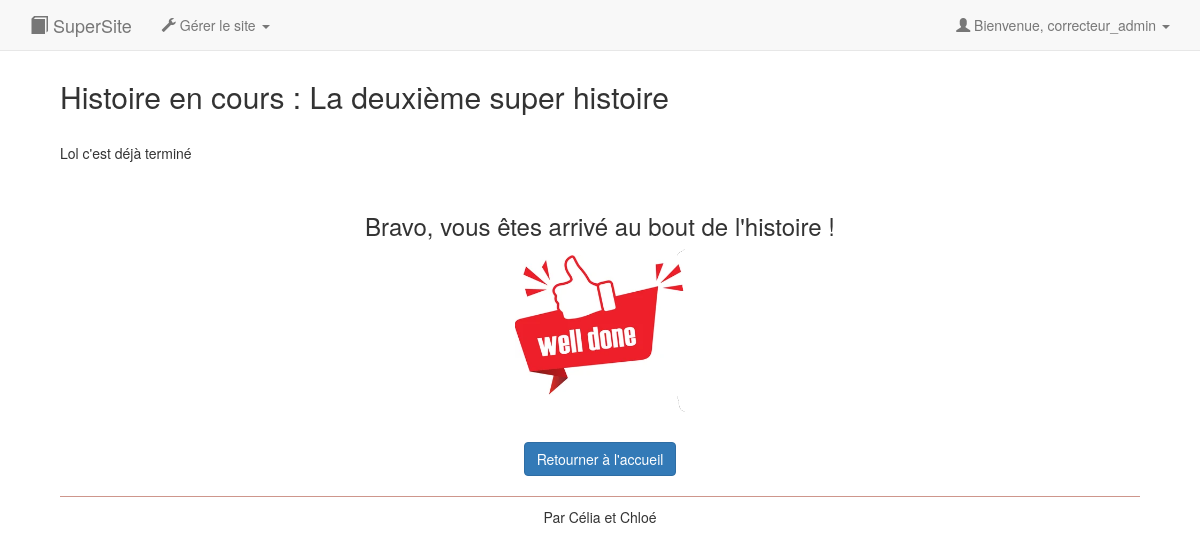
Screenshot of /hist.php?id_hist=2&id_sit=14 (signed in) with the database file from the repository.
### tables this page shows
CREATE TABLE `histoire` (
  `id_hist` int(11) NOT NULL,
  `titre` varchar(50) NOT NULL,
  `image` varchar(20) NOT NULL,
  `description` varchar(700) NOT NULL,
  `affichee` tinyint(1) NOT NULL DEFAULT 1,
  `id_sit_initiale` int(11) NOT NULL,
  `id_sit_finale` int(11) NOT NULL
);

CREATE TABLE `situation` (
  `id_sit` int(11) NOT NULL,
  `paragraphe` varchar(2000) NOT NULL,
  `id_hist` int(11) NOT NULL
);

### hist.php (the view, shortened to what this page needs)
<!doctype html>
<html>
<?php
    require "connect.php";
    require "head.php";
    if(isset($_GET['id_hist']) and isset($_GET['id_sit'])){
        $id_hist = $_GET['id_hist'];
        $id_sit = $_GET['id_sit'];
    }
    if ($BDD){
        $req_hist = "SELECT * FROM histoire WHERE id_hist=:unIDhist";
        $rep_hist = $BDD->prepare($req_hist);
        $rep_hist->execute(array("unIDhist"=>$id_hist));
        $histoire = $rep_hist->fetch();
        $req_sit = "SELECT * FROM situation WHERE id_hist=:unIDhist and id_sit=:unIDsit";
        $rep_sit = $BDD->prepare($req_sit);
        $rep_sit->execute(array(
            "unIDhist"=>$id_hist,
            "unIDsit"=>$id_sit
        ));
        $situation = $rep_sit->fetch();
    }
?>
    <body>
        <div class="container">
            <?php require_once "header.php"; ?>
            <div>
                <h2> Histoire en cours : <?= $histoire['titre'] ?> </h2>
                <br/>
            </div>
            <div class=" paragraph">
                <p>
                    <?php echo $situation['paragraphe'];?>
                </p>
            </div>
            <br>
        <?php if ($histoire['id_sit_finale'] == $situation['id_sit']){ ?>
            <div class = "paragraph text-center">
                <h3>Bravo, vous êtes arrivé au bout de l'histoire !</h3>
                <p class="text-center">
                    <img class="responsive-image" src="img/welldone.png" width="170"/>
                </p>
                <br>
                <a class="btn btn-default btn-primary" href="index.php">Retourner à l'accueil</a>
            </div>
        <?php
        }
        ?>
        <br>
        <?php require_once "footer.php"?>
    </body>
</html>

### css/style.css (style rules this page uses)
body { padding: 5%; }
.paragraph { background-color :rgba(255, 255, 255, 0.676); }

### rows the page displays
histoire: titre "La deuxième super histoire"
situation: paragraphe "Lol c'est déjà terminé"

### other values shown
$_SESSION['login'] "correcteur_admin"
